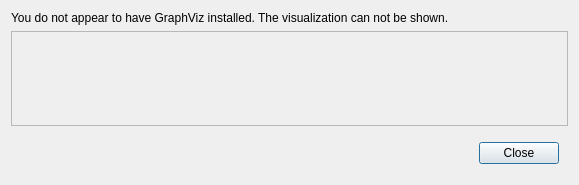
<ui version="4.0" >
 <author>Michael Sloan</author>
 <class>DependencyViewer</class>
 <widget class="QDialog" name="DependencyViewer" >
  <property name="geometry" >
   <rect>
    <x>0</x>
    <y>0</y>
    <width>579</width>
    <height>185</height>
   </rect>
  </property>
  <property name="minimumSize" >
   <size>
    <width>0</width>
    <height>0</height>
   </size>
  </property>
  <property name="windowTitle" >
   <string>Variable editor</string>
  </property>
  <layout class="QVBoxLayout" name="verticalLayout" >
   <item>
    <widget class="QLabel" name="lbl_error" >
     <property name="text" >
      <string>You do not appear to have GraphViz installed. The visualization can not be shown.</string>
     </property>
    </widget>
   </item>
   <item>
    <widget class="QScrollArea" name="scrollArea" >
     <property name="widgetResizable" >
      <bool>true</bool>
     </property>
     <widget class="QWidget" name="scrollAreaWidgetContents" >
      <property name="geometry" >
       <rect>
        <x>0</x>
        <y>0</y>
        <width>551</width>
        <height>77</height>
       </rect>
      </property>
      <widget class="QLabel" name="label" >
       <property name="geometry" >
        <rect>
         <x>0</x>
         <y>0</y>
         <width>291</width>
         <height>51</height>
        </rect>
       </property>
       <property name="sizePolicy" >
        <sizepolicy vsizetype="MinimumExpanding" hsizetype="MinimumExpanding" >
         <horstretch>0</horstretch>
         <verstretch>0</verstretch>
        </sizepolicy>
       </property>
       <property name="text" >
        <string/>
       </property>
      </widget>
     </widget>
    </widget>
   </item>
   <item>
    <widget class="QWidget" native="1" name="widget" >
     <property name="maximumSize" >
      <size>
       <width>16777215</width>
       <height>45</height>
      </size>
     </property>
     <layout class="QHBoxLayout" >
      <item>
       <spacer>
        <property name="orientation" >
         <enum>Qt::Horizontal</enum>
        </property>
        <property name="sizeHint" stdset="0" >
         <size>
          <width>441</width>
          <height>24</height>
         </size>
        </property>
       </spacer>
      </item>
      <item>
       <widget class="QPushButton" name="closeWindow" >
        <property name="text" >
         <string>Close</string>
        </property>
       </widget>
      </item>
     </layout>
    </widget>
   </item>
  </layout>
 </widget>
 <resources/>
 <connections/>
</ui>
